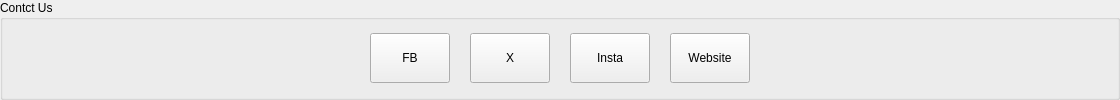
             <widget class="QGroupBox" name="social_grbx">
              <property name="font">
               <font>
                <pointsize>9</pointsize>
               </font>
              </property>
              <property name="title">
               <string>Contct Us</string>
              </property>
              <layout class="QGridLayout" name="gridLayout_3">
               <property name="leftMargin">
                <number>0</number>
               </property>
               <property name="topMargin">
                <number>0</number>
               </property>
               <property name="rightMargin">
                <number>0</number>
               </property>
               <property name="bottomMargin">
                <number>0</number>
               </property>
               <property name="horizontalSpacing">
                <number>20</number>
               </property>
               <property name="verticalSpacing">
                <number>0</number>
               </property>
               <item row="0" column="1">
                <widget class="QPushButton" name="pushButton_4">
                 <property name="sizePolicy">
                  <sizepolicy hsizetype="Fixed" vsizetype="Fixed">
                   <horstretch>0</horstretch>
                   <verstretch>0</verstretch>
                  </sizepolicy>
                 </property>
                 <property name="minimumSize">
                  <size>
                   <width>50</width>
                   <height>50</height>
                  </size>
                 </property>
                 <property name="font">
                  <font>
                   <pointsize>9</pointsize>
                  </font>
                 </property>
                 <property name="text">
                  <string>FB</string>
                 </property>
                </widget>
               </item>
               <item row="0" column="2">
                <widget class="QPushButton" name="pushButton_5">
                 <property name="minimumSize">
                  <size>
                   <width>50</width>
                   <height>50</height>
                  </size>
                 </property>
                 <property name="font">
                  <font>
                   <pointsize>9</pointsize>
                  </font>
                 </property>
                 <property name="text">
                  <string>X</string>
                 </property>
                </widget>
               </item>
               <item row="0" column="0">
                <spacer name="horizontalSpacer">
                 <property name="font">
                  <font>
                   <pointsize>9</pointsize>
                  </font>
                 </property>
                 <property name="orientation">
                  <enum>Qt::Horizontal</enum>
                 </property>
                 <property name="sizeHint" stdset="0">
                  <size>
                   <width>367</width>
                   <height>20</height>
                  </size>
                 </property>
                </spacer>
               </item>
               <item row="0" column="4">
                <widget class="QPushButton" name="pushButton_7">
                 <property name="minimumSize">
                  <size>
                   <width>50</width>
                   <height>50</height>
                  </size>
                 </property>
                 <property name="font">
                  <font>
                   <pointsize>9</pointsize>
                  </font>
                 </property>
                 <property name="text">
                  <string>Website</string>
                 </property>
                </widget>
               </item>
               <item row="0" column="5">
                <spacer name="horizontalSpacer_2">
                 <property name="font">
                  <font>
                   <pointsize>9</pointsize>
                  </font>
                 </property>
                 <property name="orientation">
                  <enum>Qt::Horizontal</enum>
                 </property>
                 <property name="sizeHint" stdset="0">
                  <size>
                   <width>367</width>
                   <height>20</height>
                  </size>
                 </property>
                </spacer>
               </item>
               <item row="0" column="3">
                <widget class="QPushButton" name="pushButton_6">
                 <property name="minimumSize">
                  <size>
                   <width>50</width>
                   <height>50</height>
                  </size>
                 </property>
                 <property name="font">
                  <font>
                   <pointsize>9</pointsize>
                  </font>
                 </property>
                 <property name="text">
                  <string>Insta</string>
                 </property>
                </widget>
               </item>
              </layout>
             </widget>
